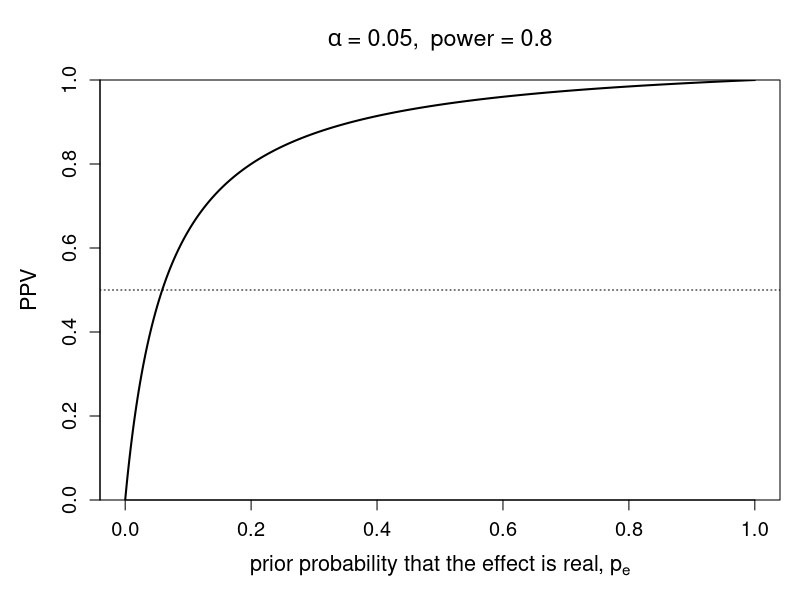

The R source for this figure:
# How often is a "significant" finding true?  It depends on the prior.
#
# Ioannidis (2005): of all findings with p < alpha, the share that report a
# real effect is the positive predictive value (PPV).  Without bias,
#
#   PPV = p_e * power / (p_e * power + (1 - p_e) * alpha)
#
# where p_e is the prior probability that the effect is real.  This is the
# same calculation as the penguin disease test in 05: prevalence -> p_e,
# true positive rate -> power, false positive rate -> alpha.

alpha <- 0.05          # false positive rate of each test
power <- 0.80          # chance of p < alpha when the effect is real

# ---------------------------------------------------------------- the curve

p_e <- seq(0, 1, by = 0.001)
ppv <- p_e * power / (p_e * power + (1 - p_e) * alpha)

# ---------------------------------------------------------------- the plot

par(mar = c(5, 5, 4, 1), cex.axis = 1.2, cex.lab = 1.3, cex.main = 1.4)

plot(p_e, ppv, type = "l", lwd = 2, ylim = c(0, 1), yaxs = "i",
     xlab = bquote("prior probability that the effect is real, " * p[e]),
     ylab = "PPV",
     main = bquote(alpha * " = " * .(alpha) * ",  power = " * .(power)))
abline(h = 0.5, lty = 3)

# ---------------------------------------------------------------- the point

# When few of the tested effects are real, most significant findings are
# false, even with decent power.  Below this prior, PPV is under 0.5:
cat("PPV < 0.5 when p_e <", round(alpha / (alpha + power), 3), "\n")
